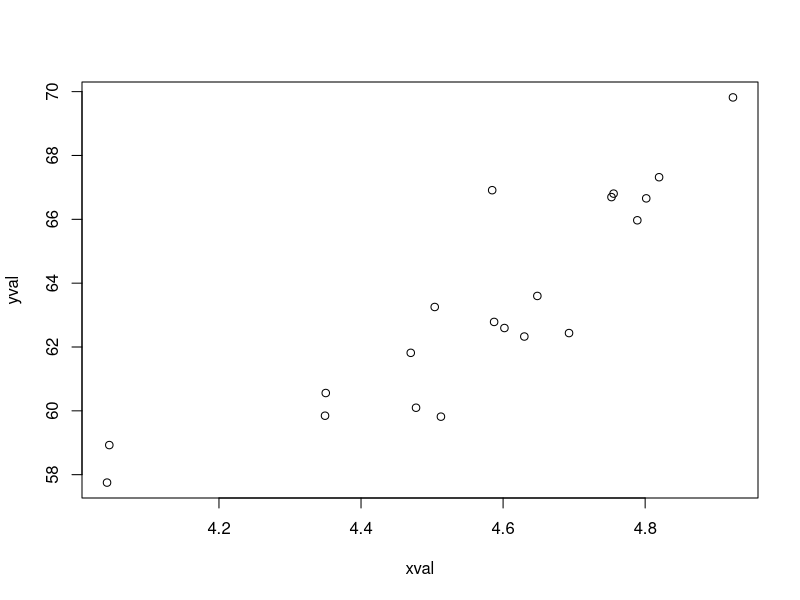

Write the R code that produced this figure.
#Script 6.5
#Generates data for a study where the values of the predictor
#are drawn from a normal distribution with defined mean and sd.
#Y values are assumed to be linearly related to X, and the slope
#and intercept are specified by the researcher.

#Clear out R
rm(list=ls())

#Variables to define the imaginary world
slope <- 14
intercept <- 0
sd <-2

#The parameters for the population we will
#sample our X values from
xmean <- 4.5
xsd <- 0.3


#Specify the total sample size of our study
reps <- 20

#Set up empty vectors to store our x and y values
xval<-c()
yval <-c()

#Start of a loop set to the number of replicates
for(r in 1:reps) {

#Generate the current X value by drawing from a normal
#distribution, and add this to the vector of X values
thisx <- rnorm(1, xmean, xsd)
xval <- append(xval, thisx)
#Generate the predicted value for this replicate using
#the defined linear relationship
predicted <- (intercept + (slope*thisx))
#Generate a random deviation for this individual
residual <- rnorm(1, 0, sd)
#Generate the y value by adding the deviation to the predicted
#value
yval <- append(yval, (predicted + residual))

	}
 

#Combine our vectors into a data frame
dataset <- data.frame(xval, yval)


#Analyse the data and store the result in an object 
#called analysis
analysis <- anova(lm(yval~xval, data=dataset))


#display the data and the analysis
print(dataset)
print(analysis)

#plot the data
plot(dataset)




